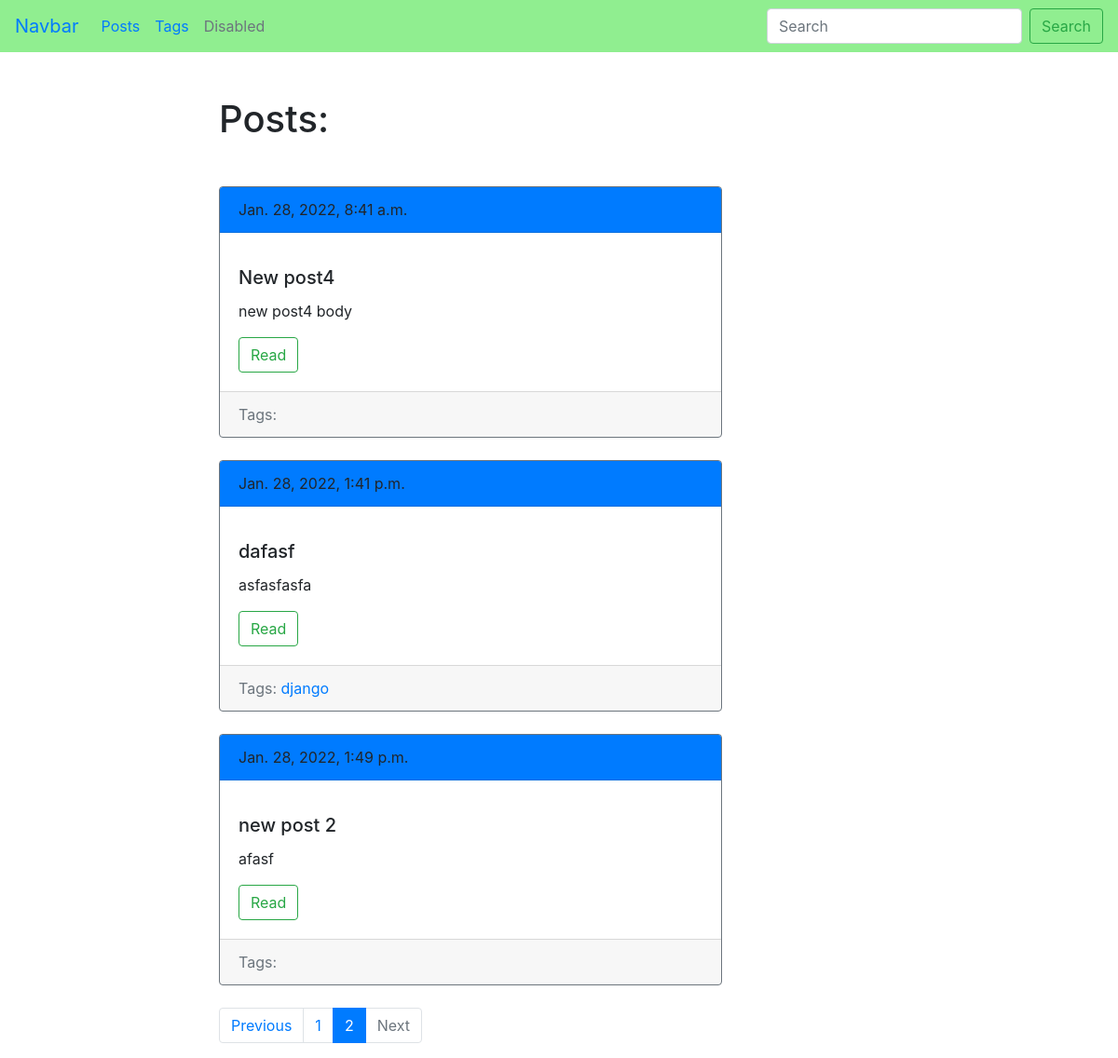
/blog/?page=2, run on an earlier commit of the app's database.
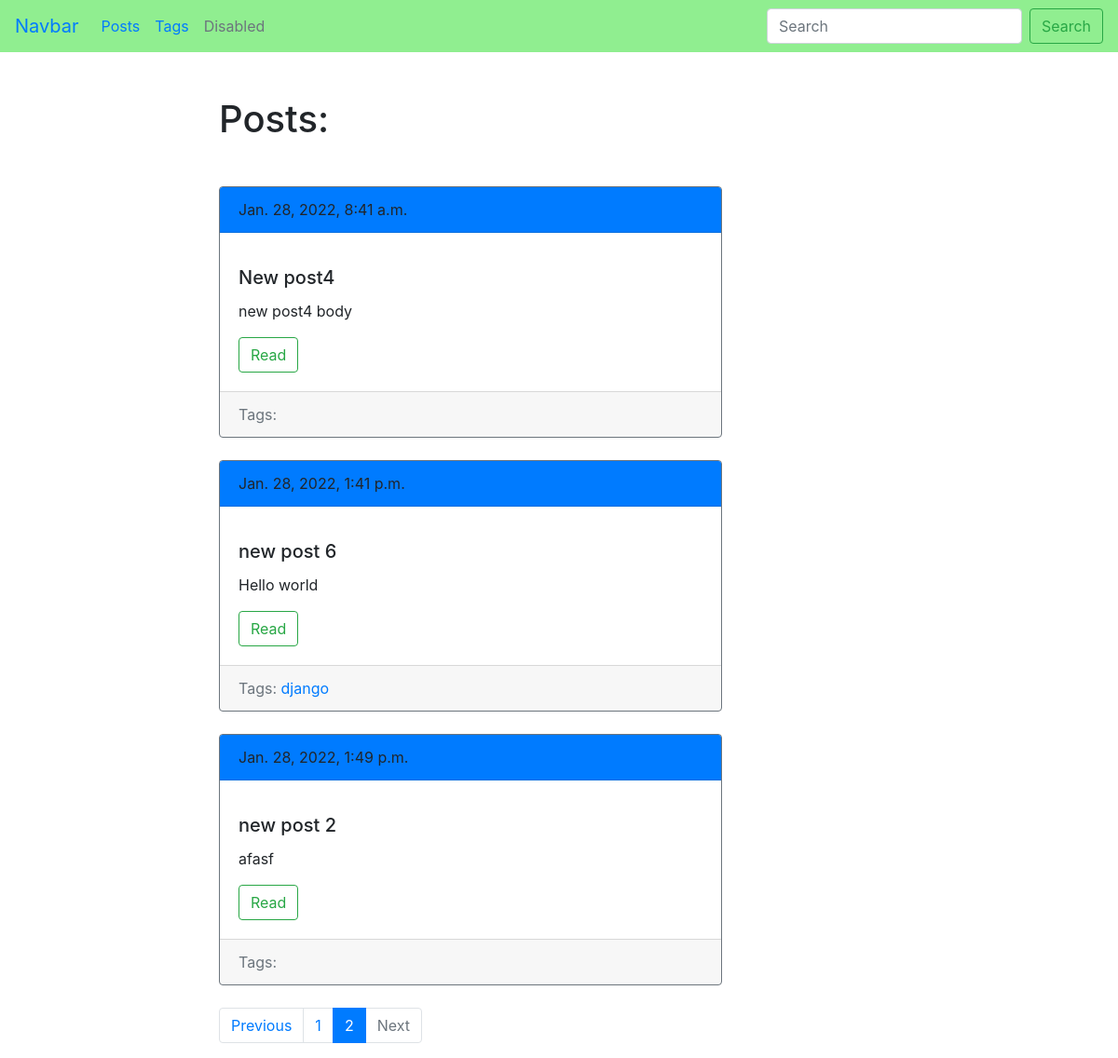
And on a later commit of the database.
### blog/models.py (models this page shows, shortened)
class Post(models.Model):
    title = models.CharField(max_length=150, db_index=True)
    slug = models.SlugField(max_length=150, blank=True, unique=True)
    body = models.TextField(blank=True, db_index=True)
    tags = models.ManyToManyField('Tag', blank=True, related_name='posts')  # posts=post__set
    date_pub = models.DateTimeField(auto_now_add=True)
    def get_absolute_url(self):
        return reverse('post_detail_url', kwargs={'slug': self.slug})

### blog/views.py (the view)
# urls.py: path('', posts_list, name='posts_list_url'),
def posts_list(request):
    search_query = request.GET.get('search', '')
    if search_query:
        posts = Post.objects.filter(Q(title__icontains=search_query) | Q(body__icontains=search_query))
    else:
        posts = Post.objects.all()
    paginator = Paginator(posts, 4)
    page_number = request.GET.get('page', 1)
    page = paginator.get_page(page_number)
    is_paginated = page.has_other_pages()
    if page.has_previous():
        prev_url = f'?page={page.previous_page_number()}'
    else:
        prev_url = ''
    if page.has_next():
        next_url = f'?page={page.next_page_number()}'
    else:
        next_url = ''
    context = {
        'page_object': page,
        'is_paginated': is_paginated,
        'next_url': next_url,
        'prev_url': prev_url
    }
    return render(request, 'blog/index.html', context=context)

### blog/models.py (called while the page is built)
    def get_absolute_url(self):
        return reverse('tag_detail_url', kwargs={'slug': self.slug})

### blog/templates/blog/index.html (shortened to what this page needs)
{% extends 'blog/base_blog.html' %}
	{% block content %}
		<h1 class="mb-5">Posts: </h1>
		{% for post in page_object.object_list %}
			{% include 'blog/includes/post_card_template.html' %}
		{% endfor %}
	{% endblock %}

### blog/templates/blog/includes/post_card_template.html
<div class="card border-secondary mb-4">
	<div class="card-header bg-primary mb-3">
		{{ post.date_pub }}
	</div>
	<div class="card-body">
		<h5 class="card-title">{{ post.title}}</h5>
		<p class="card-text">{{ post.body|truncatewords:15 }}</p>
		<a href="{{ post.get_absolute_url }}" class="btn btn-outline-success">Read</a>
	</div>
	<div class="card-footer text-muted">
		Tags:
		{% for tag in post.tags.all %}
			<a href="{{ tag.get_absolute_url }}">{{ tag.title }}</a>
		{% endfor %}
	</div>
</div>

What changed in the data, as far as the page shows it:
changed Post: title "dafasf" → "new post 6"; body "asfasfasfa" → "Hello world"
